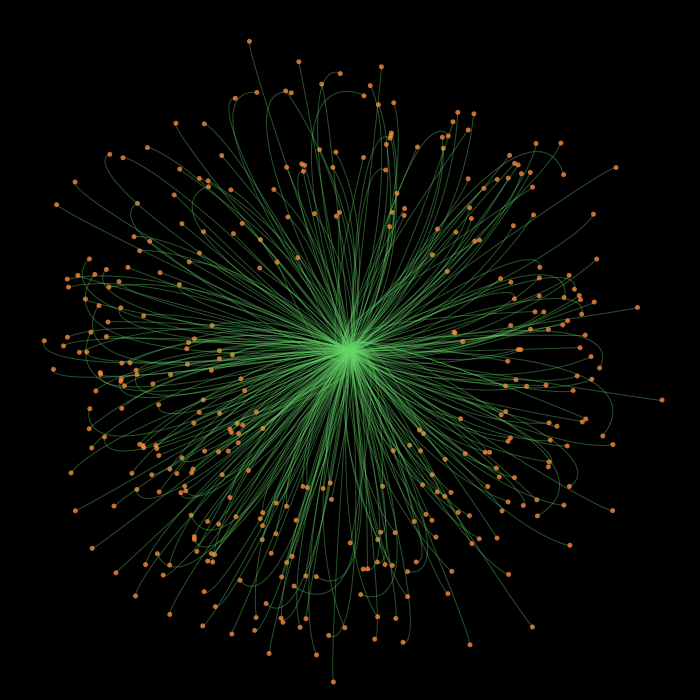
Frame 1 (no input)
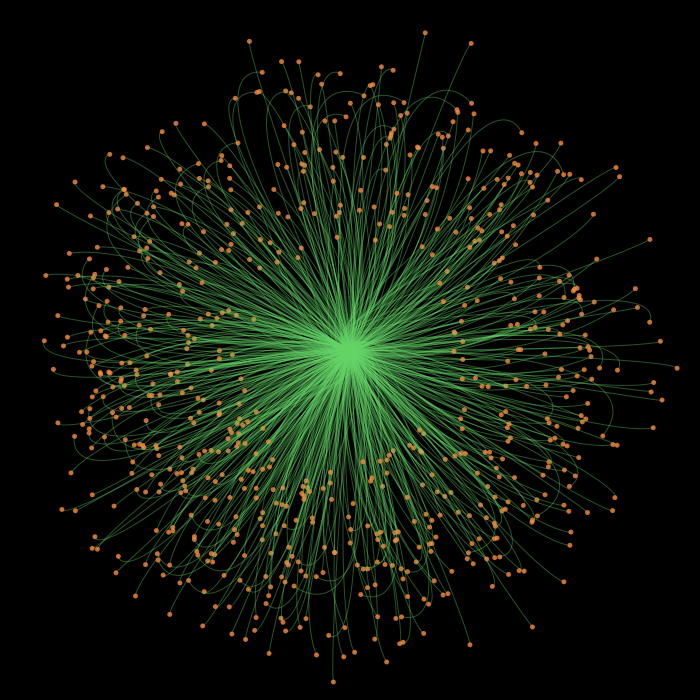
Frame 2 (the mouse pressed at the canvas centre, redrawn once)

The Processing sketch that drew these frames (run headless with seeded random() and noise(); the mouse was pressed at the canvas centre and the sketch redrawn once):

// Processing sketch: processing_163914
// ── processing_163914.pde

// setup the sketch
void setup() { 
size(700, 700); // size 700px by 700px
smooth(); 
background(0); // background color black
noLoop(); // stop draw loop
} 

void draw() {  
translate(350, 350); // x,y move to center
for (int an=1; an<360;an++) { //begin loop, angle<360
rotate(2*PI/an); //rotate angle 2*pi
niuniuniu(); // the image
} 
} 

void niuniuniu() { 
noFill(); 
beginShape(); //start 
vertex(0, 0); // the x is 0, y is 0
int c1 = int(random(100, 250)); 
int c2 = int(random(-40, 250)); 
stroke(100, 212, 101, 100); // ilnes color
bezierVertex(c2, c2, c1, c2, c1, c2); //set coordinate int c1 and c2 in sketch
bezierVertex(c1, c2, c1, c2, c1, c2); 
endShape(); // end
fill(250, 140, 63, 200); // point color
noStroke(); 
ellipse(c1, c2, 5, 5); // ellipse size and place
} 
